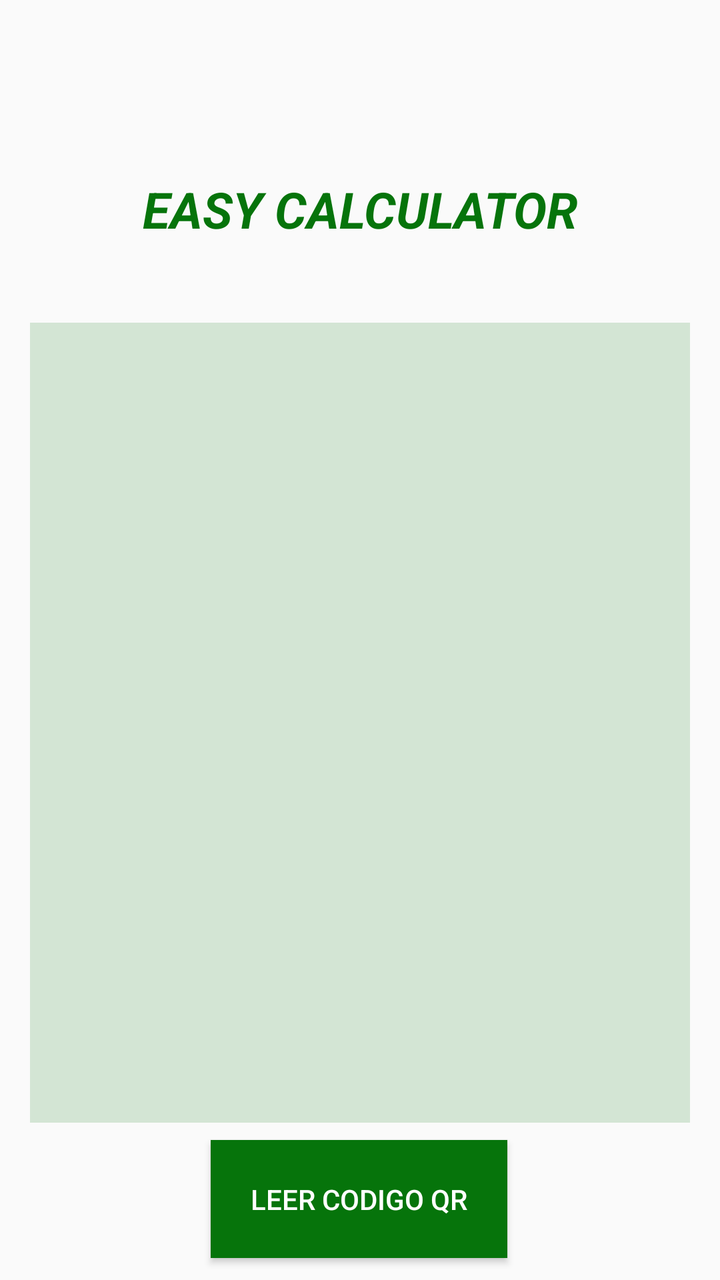
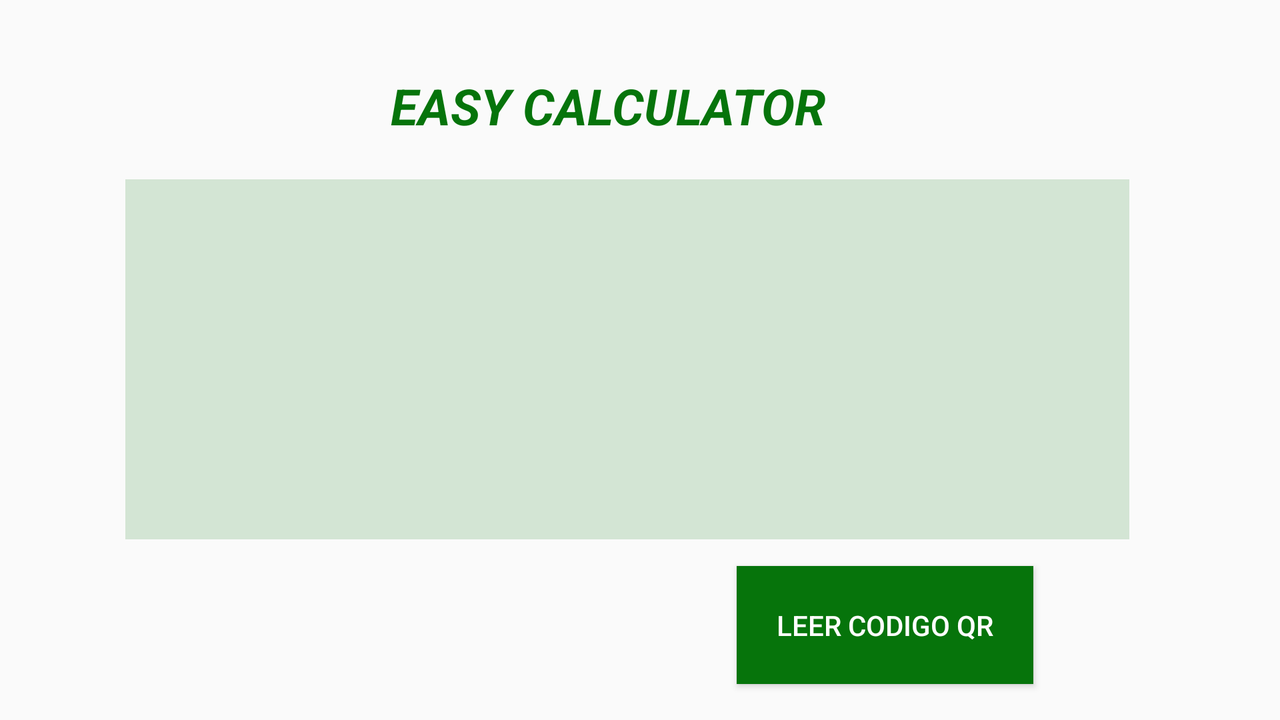

Compare how this app lays out the same screen by default and in its alternative resource folder. The renders come first, then the two layout files and the values they reference.
<!-- AndroidManifest.xml: application theme AppTheme -->
<!-- res/layout/activity_categories.xml -->
<?xml version="1.0" encoding="utf-8"?>
<android.support.constraint.ConstraintLayout xmlns:android="http://schemas.android.com/apk/res/android"
    xmlns:app="http://schemas.android.com/apk/res-auto"
    xmlns:tools="http://schemas.android.com/tools"
    android:layout_width="match_parent"
    android:layout_height="match_parent"
    tools:context=".MainActivity">

    <TextView
        android:id="@+id/textView2"
        style="@android:style/Widget.DeviceDefault.TextView.SpinnerItem"
        android:layout_width="wrap_content"
        android:layout_height="wrap_content"
        android:layout_marginTop="8dp"
        android:layout_marginBottom="8dp"
        android:text="@string/easy_calculator"
        android:textColor="@color/VerdeCali"
        android:textSize="25sp"
        android:textStyle="bold|italic"
        app:layout_constraintBottom_toBottomOf="parent"
        app:layout_constraintEnd_toEndOf="parent"
        app:layout_constraintStart_toStartOf="parent"
        app:layout_constraintTop_toTopOf="parent"
        app:layout_constraintVertical_bias="0.135" />

    <ListView
        android:id="@+id/listViewFormula"
        android:background="@color/SemiVerdeCali"
        android:layout_width="330dp"
        android:layout_height="400dp"
        android:layout_marginStart="8dp"
        android:layout_marginLeft="8dp"
        android:layout_marginTop="40dp"
        android:layout_marginEnd="8dp"
        android:layout_marginRight="8dp"
        app:layout_constraintEnd_toEndOf="parent"
        app:layout_constraintHorizontal_bias="0.492"
        app:layout_constraintStart_toStartOf="parent"
        app:layout_constraintTop_toBottomOf="@+id/textView2" />

    <Button
        android:id="@+id/btQR"
        style="@style/Widget.AppCompat.Button.Colored"
        android:background="@color/VerdeCali"
        android:layout_width="wrap_content"
        android:layout_height="wrap_content"
        android:padding="20dp"
        android:text="@string/leer_codigo_qr"
        app:layout_constraintBottom_toBottomOf="parent"
        app:layout_constraintEnd_toEndOf="parent"
        app:layout_constraintHorizontal_bias="0.498"
        app:layout_constraintStart_toStartOf="parent"
        app:layout_constraintTop_toBottomOf="@+id/listViewFormula"
        app:layout_constraintVertical_bias="0.448" />

</android.support.constraint.ConstraintLayout>
<!-- resources referenced by this layout -->
<resources>
  <color name="SemiVerdeCali">#2806740B</color>
  <color name="VerdeCali">#06740B</color>
  <string name="easy_calculator">EASY CALCULATOR</string>
  <string name="leer_codigo_qr">LEER CODIGO QR</string>
  <style name="AppTheme" parent="Theme.AppCompat.Light.DarkActionBar">
          
          <item name="colorPrimary">@color/VerdeCali</item>
          <item name="colorPrimaryDark">@color/VerdeCali</item>
          <item name="colorAccent">@color/colorPrimaryDark</item>
      </style>
  <color name="colorPrimaryDark">#00574B</color>
</resources>
<!-- res/layout-land/activity_categories.xml (the author's variant of the layout above) -->
<!-- drawn on the phone turned sideways -->
<?xml version="1.0" encoding="utf-8"?>
<android.support.constraint.ConstraintLayout
    xmlns:android="http://schemas.android.com/apk/res/android"
    xmlns:app="http://schemas.android.com/apk/res-auto"
    xmlns:tools="http://schemas.android.com/tools"
    android:layout_width="match_parent"
    android:layout_height="match_parent"
    android:orientation="vertical">>

    <Button
        android:id="@+id/btQR"
        style="@style/Widget.AppCompat.Button.Colored"
        android:layout_width="wrap_content"
        android:layout_height="wrap_content"
        android:layout_marginStart="8dp"
        android:layout_marginLeft="8dp"
        android:layout_marginTop="8dp"
        android:layout_marginEnd="5dp"
        android:layout_marginRight="5dp"
        android:background="@color/VerdeCali"
        android:padding="20dp"
        android:text="@string/leer_codigo_qr"
        app:layout_constraintBottom_toBottomOf="parent"
        app:layout_constraintEnd_toEndOf="parent"
        app:layout_constraintHorizontal_bias="0.753"
        app:layout_constraintStart_toStartOf="parent"
        app:layout_constraintTop_toBottomOf="@+id/listViewFormula"
        app:layout_constraintVertical_bias="0.225" />

    <ListView
        android:id="@+id/listViewFormula"
        android:layout_width="502dp"
        android:layout_height="180dp"
        android:layout_marginStart="8dp"
        android:layout_marginLeft="8dp"
        android:layout_marginTop="8dp"
        android:layout_marginEnd="5dp"
        android:layout_marginRight="5dp"
        android:layout_marginBottom="8dp"
        android:background="@color/SemiVerdeCali"
        app:layout_constraintBottom_toBottomOf="parent"
        app:layout_constraintEnd_toEndOf="parent"
        app:layout_constraintHorizontal_bias="0.436"
        app:layout_constraintStart_toStartOf="parent"
        app:layout_constraintTop_toTopOf="parent"
        app:layout_constraintVertical_bias="0.497" />

    <TextView
        android:id="@+id/textView"
        android:layout_width="wrap_content"
        android:layout_height="wrap_content"
        android:layout_marginStart="8dp"
        android:layout_marginLeft="8dp"
        android:layout_marginTop="8dp"
        android:layout_marginEnd="8dp"
        android:layout_marginRight="8dp"
        android:text="@string/easy_calculator"
        android:textColor="@color/VerdeCali"
        android:textSize="25sp"
        android:textStyle="bold|italic"
        app:layout_constraintBottom_toBottomOf="parent"
        app:layout_constraintEnd_toEndOf="parent"
        app:layout_constraintHorizontal_bias="0.461"
        app:layout_constraintStart_toStartOf="parent"
        app:layout_constraintTop_toTopOf="parent"
        app:layout_constraintVertical_bias="0.088" />
</android.support.constraint.ConstraintLayout>
